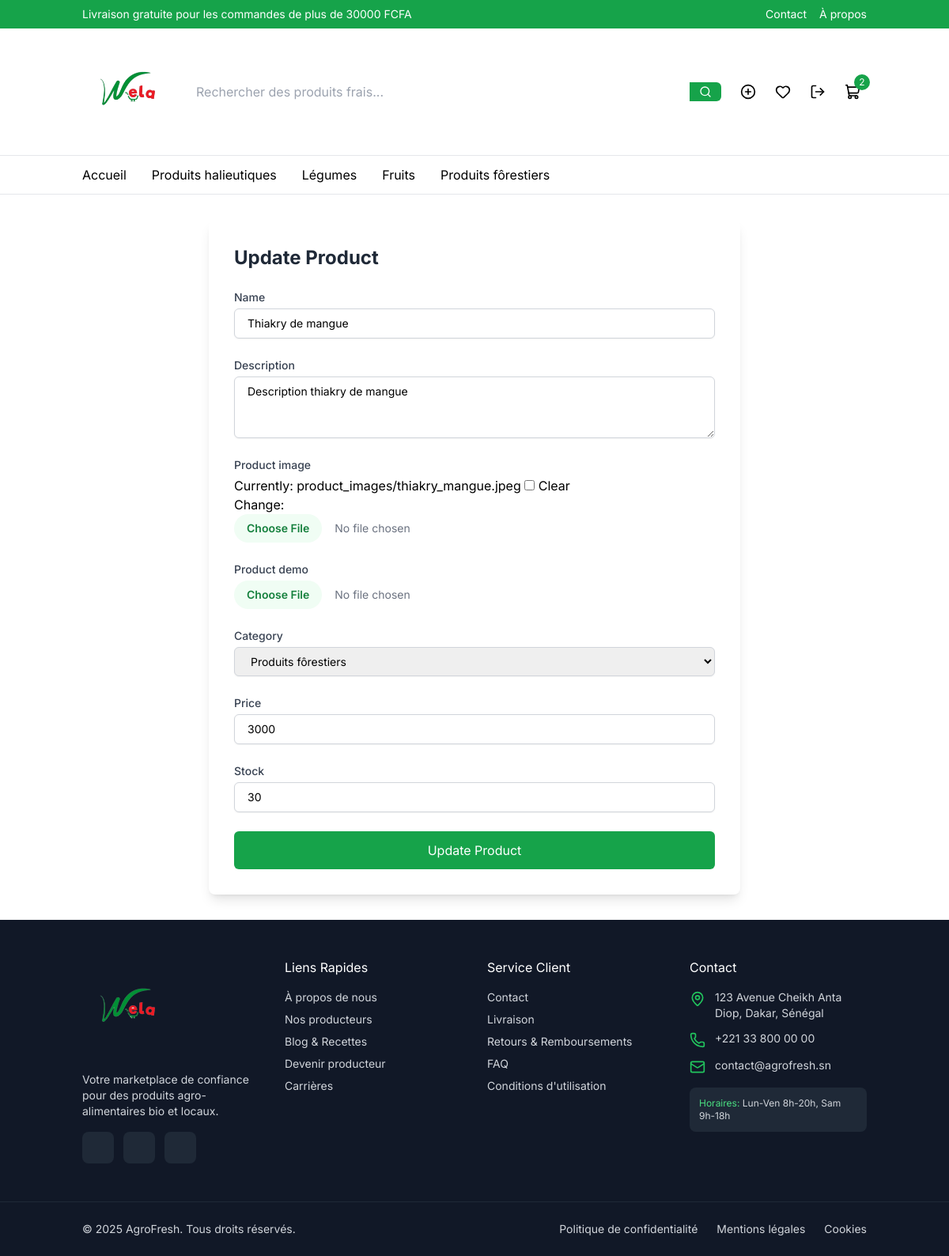
The app's page /product/14/update/ (signed in) with its own data.
### shop/models.py (models this page shows, shortened)
class Category(models.Model):
    name = models.CharField(max_length=100)
    slug = models.SlugField(max_length=100, unique=True, blank=True)
    description = models.TextField(blank=True,null=True)
    Category_image = models.ImageField(upload_to='category_images/', blank=True, null=True)
    parent = models.ForeignKey(
        'self',
        on_delete=models.CASCADE,
        related_name='subcategories',
        blank=True,
        null=True
    )
    def __str__(self):
        return self.name

class Product(models.Model):
    name = models.CharField(max_length=255)
    description = models.TextField(blank=True, null=True)
    product_image = models.ImageField(upload_to='product_images/', blank=True, null=True)
    product_demo = models.FileField(upload_to='product_videos/', blank=True, null=True)
    category = models.ForeignKey(Category, on_delete=models.CASCADE)
    price = models.PositiveIntegerField()
    stock = models.PositiveIntegerField()

### shop/views.py (the view)
# urls.py: path('product/<int:pk>/update/', views.update_product, name='update_product'),
@login_required
@user_passes_test(lambda u: u.is_superuser)
def update_product(request, pk):
    product = get_object_or_404(Product, pk=pk)
    if request.method == 'POST':
        form = ProductForm(request.POST, request.FILES, instance=product)
        if form.is_valid():
            form.save()
            return redirect('shop:product_detail', pk=pk)
    else:
        form = ProductForm(instance=product)
    return render(request, 'shop/update_product.html', {'form': form})

### shop/context_processors.py (called while the page is built)
def categories(request):
    return {
        'categories': Category.objects.all()
    }

def cart_item_count(request):
    if request.user.is_authenticated:
        return {
            'cart_item_count': CartItem.objects.filter(user=request.user).count()
        }
    return {
        'cart_item_count': 0
    }

### templates/shop/update_product.html (shortened to what this page needs)
{% extends "base.html" %}
{% block content %}
<div class="container mx-auto px-4 py-8">
    <div class="max-w-2xl mx-auto bg-white p-8 rounded-lg shadow-lg">
        <h2 class="text-2xl font-bold mb-6 text-gray-800">Update Product</h2>
        <form method="post" enctype="multipart/form-data" class="space-y-6">
            {% for field in form %}
                <div>
                    <label for="{{ field.id_for_label }}" class="block text-sm font-medium text-gray-700">{{ field.label }}</label>
                    <div class="mt-1">
                        {{ field }}
                    </div>
                </div>
            {% endfor %}
            <div>
                <button type="submit" class="w-full bg-green-600 hover:bg-green-700 text-white py-3 px-6 rounded-md flex items-center justify-center">
                    Update Product
                </button>
            </div>
        </form>
    </div>
</div>
{% endblock %}

### templates/partials/header.html (shortened to what this page needs)
{% load static %}
<header class="sticky top-0 z-50 bg-white border-b">
      <div class="bg-green-600 text-white py-2">
        <div class="container mx-auto px-4 flex justify-between items-center">
          <p class="text-sm">Livraison gratuite pour les commandes de plus de 30000 FCFA</p>
          <div class="flex gap-4 text-sm">
            <a href="{% url 'contact' %}" class="hover:underline">Contact</a>
            <a href="{% url 'about' %}" class="hover:underline">À propos</a>
          </div>
        </div>
      </div>
      <div class="container mx-auto px-4 py-4">
        <div class="flex items-center justify-between gap-4">
          <a href="{% url 'shop:home' %}" class="flex items-center gap-2">
            <img src="{% static 'Logo.png' %}" alt="AgroFresh Logo" class="h-32">
          </a>
          <div class="hidden md:flex flex-1 max-w-2xl relative">
            <input
              type="text"
              placeholder="Rechercher des produits frais..."
              class="w-full pr-10 border-gray-300 rounded-md"
            />
            <button
              class="absolute right-0 top-0 h-full px-3 bg-green-600 hover:bg-green-700 text-white rounded-r-md"
            >
              <i data-lucide="search" class="h-4 w-4"></i>
            </button>
          </div>
          <div class="flex items-center gap-2">
            {% if user.is_staff %}
            <a href="{% url 'shop:add_product' %}" class="hidden md:flex p-2 rounded-full hover:bg-gray-100" title="Ajouter un produit">
              <i data-lucide="plus-circle" class="h-5 w-5"></i>
            </a>
            {% endif %}
            <button class="hidden md:flex p-2 rounded-full hover:bg-gray-100">
              <i data-lucide="heart" class="h-5 w-5"></i>
            </button>
            {% if user.is_authenticated %}
              <form action="{% url 'accounts:logout' %}" method="post" class="inline">
                <button type="submit" class="p-2 rounded-full hover:bg-gray-100">
                  <i data-lucide="log-out" class="h-5 w-5"></i>
                </button>
              </form>
            {% else %}
              <a href="{% url 'accounts:login' %}" class="p-2 rounded-full hover:bg-gray-100">
                <i data-lucide="user" class="h-5 w-5"></i>
              </a>
            {% endif %}
            <a href="{% url 'shop:cart' %}" class="relative p-2 rounded-full hover:bg-gray-100">
              <i data-lucide="shopping-cart" class="h-5 w-5"></i>
              {% if cart_item_count > 0 %}
              <span class="absolute -top-1 -right-1 h-5 w-5 flex items-center justify-center p-0 bg-green-600 text-white rounded-full text-xs">
                {{ cart_item_count }}
              </span>
              {% endif %}
            </a>
          </div>
        </div>
      </div>
      <nav class="border-t hidden md:block">
        <div class="container mx-auto px-4">
          <ul class="flex gap-8 py-3">
            <li>
              <a href="{% url 'shop:home' %}" class="hover:text-green-600">
                Accueil
              </a>
            </li>
            {% for category in categories %}
            {% if category.slug %}
            <li>
              <a href="{% url 'shop:category' category.slug %}" class="hover:text-green-600">
                {{ category.name }}
              </a>
            </li>
            {% endif %}
            {% endfor %}
          </ul>
        </div>
      </nav>
    </header>

### templates/base.html (style rules this page uses)
body { font-family: 'Inter', sans-serif; }

### records on screen
Category: name "Produits halieutiques"
Category: name "Légumes"
Category: name "Fruits"
Category: name "Produits fôrestiers"
Product: form "Thiakry de mangue" "Description thiakry de mangue" "Produits fôrestiers" "3000" "30"

### other values on screen
{{ cart_item_count }} "2"
{{ field.label }} "Name" "Description" "Product image" "Product demo" "Category" "Price" "Stock"
